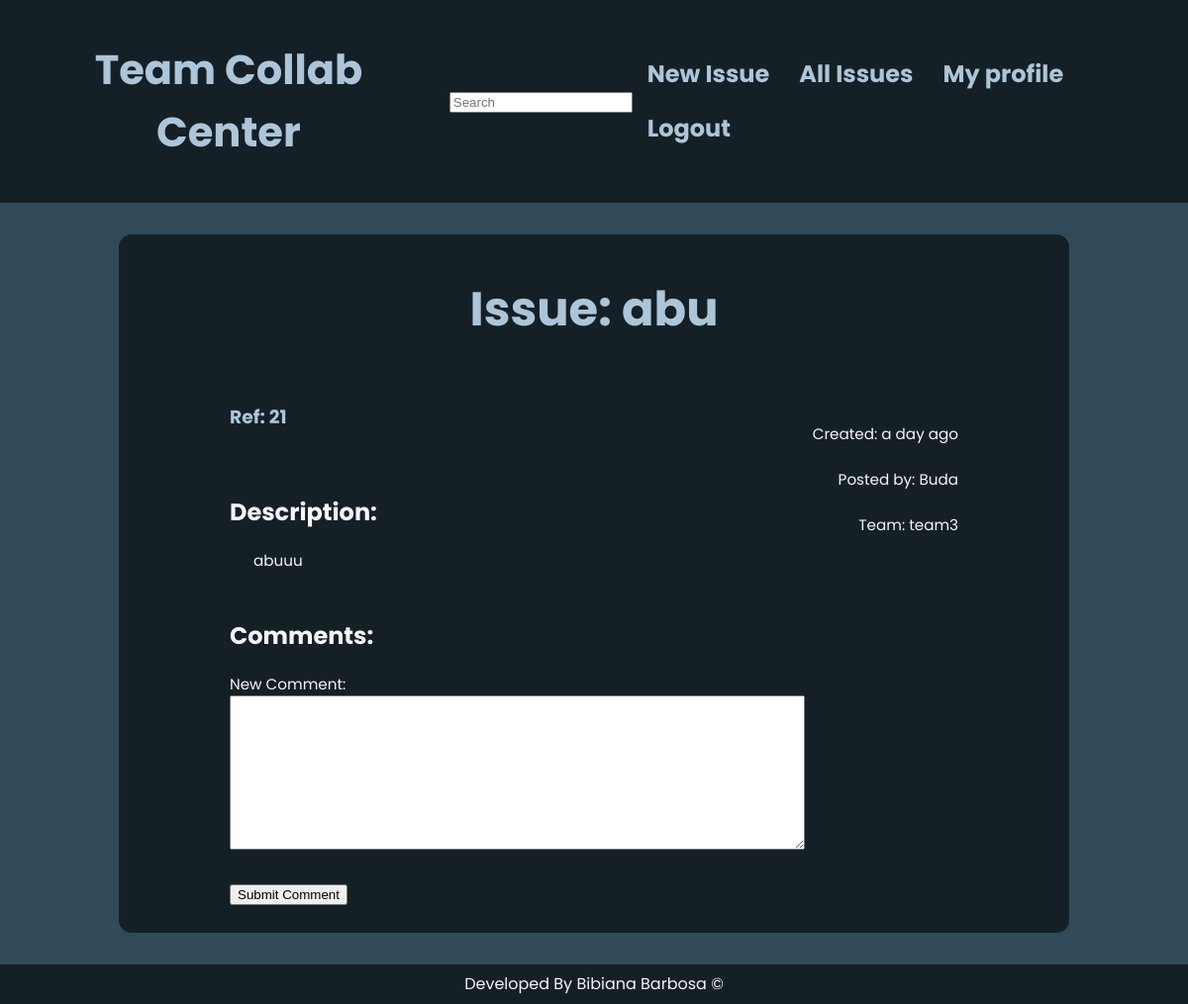
The page /post/21 (signed in) on the database as committed earlier.
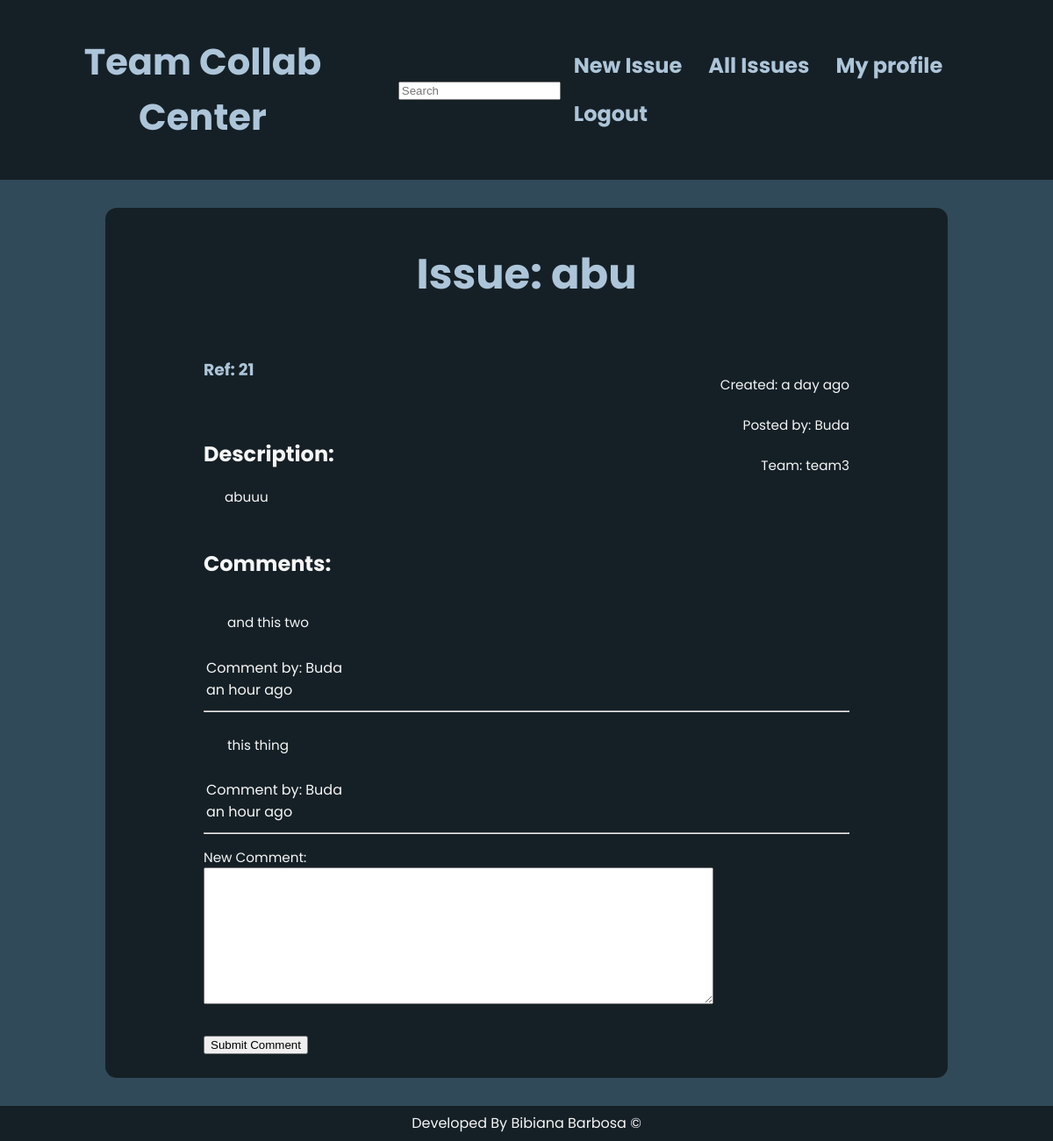
The same page on the database as committed later.
### app/models.py (models this page shows, shortened)
class SearchableMixin(object):
    @classmethod
    def before_commit(cls, session):
        session._changes = {
            'add': list(session.new),
            'update': list(session.dirty),
            'delete': list(session.deleted)
        }
    @classmethod
    def after_commit(cls, session):
        for obj in session._changes['add']:
            if isinstance(obj, SearchableMixin):
                add_to_index(obj.__tablename__, obj)
        for obj in session._changes['update']:
            if isinstance(obj, SearchableMixin):
                add_to_index(obj.__tablename__, obj)
        for obj in session._changes['delete']:
            if isinstance(obj, SearchableMixin):
                remove_from_index(obj.__tablename__, obj)
        session._changes = None

class Post(SearchableMixin, db.Model):
    __searchable__ = ['title', 'description', 'id', 'author']
    __tablename__='posts'
    id = db.Column(db.Integer, primary_key=True)
    title = db.Column(db.String(64))
    description = db.Column(db.String(1000))
    timestamp = db.Column(db.DateTime, index=True, default=datetime.utcnow)
    user_id = db.Column(db.Integer, db.ForeignKey('users.id'))
    team_id = db.Column(db.Integer, db.ForeignKey('teams.id'))
    comments = db.relationship('Comment', backref='comment_ticket', lazy='dynamic')

class User(UserMixin, db.Model):
    __tablename__='users'
    id = db.Column(db.Integer, primary_key=True)
    username = db.Column(db.String(64), index=True, unique=True)
    email = db.Column(db.String(120), index=True, unique=True)
    password_hash = db.Column(db.String(128))
    posts = db.relationship('Post', backref='author', lazy='dynamic')
    position_id = db.Column(db.Integer, db.ForeignKey('position.id'))
    about_me = db.Column(db.String(240))
    last_seen = db.Column(db.DateTime, default=datetime.utcnow)
    team_id = db.Column(db.Integer, db.ForeignKey('teams.id'))
    comments = db.relationship('Comment', backref='comment_author', lazy='dynamic')

class Team(db.Model):
    __tablename__='teams'
    id = db.Column(db.Integer, primary_key=True)
    name = db.Column(db.String(64), unique=True)
    members = db.relationship('User', backref='team_members')
    team_posts = db.relationship('Post', backref='team_posts')

class Comment(db.Model):
    __tablename__ = 'comments'
    id = db.Column(db.Integer, primary_key=True)
    body = db.Column(db.String(1000))
    timestamp = db.Column(db.DateTime, index=True, default=datetime.utcnow)
    author_id = db.Column(db.Integer, db.ForeignKey('users.id'))
    post_id = db.Column(db.Integer, db.ForeignKey('posts.id'))

### app/routes.py (the view, shortened to what this page needs)
@app.route('/post/<id>', methods=['GET', 'POST'])
@login_required
def post_view(id):
    form = CommentForm()
    comments = Comment.query.filter_by(post_id=id).order_by(Comment.timestamp.desc()).all()
    post = Post.query.filter_by(id=id).first_or_404()
    return render_template('post.html', post=post, title='post',
                            form=form, comments=comments)

### app/forms.py
class SearchForm(FlaskForm):
    q = StringField(('Search'), validators=[DataRequired()])
    def __init__(self, *args, **kwargs):
        if 'formdata' not in kwargs:
            kwargs['formdata'] = request.args
        if 'csrf_enabled' not in kwargs:
            kwargs['csrf_enabled'] = False
        super(SearchForm, self).__init__(*args, **kwargs)

class CommentForm(FlaskForm):
    body = TextAreaField('New Comment:', validators=[DataRequired(), Length(min=1, max=1000)])
    submit2 = SubmitField('Submit Comment')

### app/models.py (called while the page is built)
@login.user_loader
def load_user(id):
    return User.query.get(int(id))

### app/routes.py (called while the page is built)
@app.before_request
def before_request():
    if current_user.is_authenticated:
        current_user.last_seen = datetime.utcnow()
        db.session.commit()
        g.search_form = SearchForm()

### app/templates/post.html (shortened to what this page needs)
{% extends "base.html" %}
{% block content %}
<div class="post-wrapper">
        <h2 class="post-name">Issue: {{ post.title }}</h2>
        <div class="section-top">
            <div class="section-top-1">
                <h3>Ref: {{ post.id }}</h3>
                <br>
                <h2 class="description">Description:</h2>
                <p class="post-description">{{ post.description }}</p>
            </div>
            <div class="section-top-2">
                <p class="meta-data">
                    <br>Created: {{ moment(post.timestamp).fromNow() }}
                    <br>
                    <br>Posted by: {{ post.author.username }}
                    <br>
                    <br>Team: {{ post.team_posts.name }}
                </p>
            </div>
        </div>
    <div class="post-comments">
        <h2>Comments: </h2>
        {% for comment in comments %}
            <table>
                <tr valign="top">
                    <td>
                        <p class="comment-content">{{ comment.body }}</p>
                        Comment by: {{ comment.comment_author.username }} <br>
                        {{ moment(comment.timestamp).fromNow() }}
                    </td>
                </tr>
            </table>
            <hr>
        {% endfor %}
        <form action="" method="post">
            <p>
                {{ form.body.label }}<br>
                {{ form.body(cols=70, rows=10) }}<br>
            </p>
            <p>{{ form.submit2() }}</p>
        </form>
    </div>
</div>
{% endblock %}

### app/templates/base.html (shortened to what this page needs)
<!DOCTYPE html>
<html lang="en">
<head>
    <link rel="stylesheet" href="{{ url_for('static',filename='styles/base/style.css') }}">
</head>
<body>
    <header class="main-header">
        <h1 class="name"><a href="{{ url_for('index') }}">Team Collab Center</a></h1>
        {% if g.search_form %}
        <form class="navbar-form navbar-left" method="get"
                action="{{ url_for('search') }}">
            <div class="form-group">
                {{ g.search_form.q(size=20, class='form-control',
                    placeholder=g.search_form.q.label.text) }}
            </div>
        </form>
        {% endif %}
        <ul class="main-nav">
            {% if current_user.is_anonymous %}
            <li><a href="{{ url_for('login') }}">Login</a></li>
            {% else %}
            <li><a href="{{ url_for('create_issue') }}">New Issue</a></li>
            <li><a href="{{ url_for('explore') }}">All Issues</a></li>
            <li><a href="{{ url_for('user', username=current_user.username) }}">My profile</a></li>
            <li><a href="{{ url_for('logout') }}">Logout</a></li>
            {% endif %}
        </ul>
    </header>
    {% block content %}{% endblock %}
   <div class="fotter-main">
   <footer class="footer">Developed By Bibiana Barbosa &copy;</footer>
</div>
</body>
</html>

### app/static/styles/base/style.css (style rules this page uses)
@media (min-width: 769px) { .main-header, .main-nav { display: -webkit-box; display: -ms-flexbox; display: flex; } }
@media (min-width: 769px) { .main-header { -webkit-box-orient: vertical; -webkit-box-direction: normal; -ms-flex-direction: column; flex-direction: column; -webkit-box-align: center; -ms-flex-align: center; align-items: center; } }
@media (min-width: 1025px) { .main-header { -webkit-box-orient: horizontal; -webkit-box-direction: normal; -ms-flex-direction: row; flex-direction: row; -webkit-box-pack: justify; -ms-flex-pack: justify; justify-content: space-between; } }
.main-header { padding: .5rem; background: #152026; position: relative; border: none; }
.main-header .name a { text-align: center; display: block; padding: 10px 15px; color: #ADC5D9; text-decoration: none; font-weight: bold; font-size: 2.6rem; -webkit-transition: font-size 0.5s ease-in-out; transition: font-size 0.5s ease-in-out; }
.main-header .main-nav { display: -webkit-box; display: -ms-flexbox; display: flex; -webkit-box-orient: horizontal; -webkit-box-direction: normal; -ms-flex-direction: row; flex-direction: row; -ms-flex-wrap: wrap; flex-wrap: wrap; margin: 0; padding: 0; list-style: none; -webkit-box-align: initial; -ms-flex-align: initial; align-items: initial; }
.main-header .main-nav a { font-size: 1.5rem; text-align: center; display: block; padding: 10px 15px; color: #ADC5D9; font-weight: bold; text-decoration: none; -webkit-transition: font-size 0.5s ease-in-out; transition: font-size 0.5s ease-in-out; }
.post-wrapper { padding: 0 7rem; width: 80%; display: -webkit-box; display: -ms-flexbox; display: flex; margin: 2rem auto 2rem auto; -webkit-box-orient: vertical; -webkit-box-direction: normal; -ms-flex-direction: column; flex-direction: column; -ms-flex-line-pack: center; align-content: center; background-color: #152026; border-radius: 13px; }
.post-wrapper h3 { color: #ADC5D9; }
.post-name { color: #ADC5D9; text-align: center; font-size: 3rem; }
.section-top { display: -webkit-box; display: -ms-flexbox; display: flex; -webkit-box-orient: horizontal; -webkit-box-direction: normal; -ms-flex-direction: row; flex-direction: row; -webkit-box-pack: justify; -ms-flex-pack: justify; justify-content: space-between; }
.meta-data { text-align: right; }
.post-description { padding-left: 1.5rem; }
.comment-content { padding-left: 1.5rem; }
.footer { min-height: 5vh; background-color: #152026; width: 100%; margin: 0; display: -webkit-box; display: -ms-flexbox; display: flex; -webkit-box-pack: center; -ms-flex-pack: center; justify-content: center; -webkit-box-align: center; -ms-flex-align: center; align-items: center; -webkit-box-orient: horizontal; -webkit-box-direction: normal; -ms-flex-direction: row; flex-direction: row; position: relative; bottom: 0; left: 0; }
* { -webkit-box-sizing: border-box; box-sizing: border-box; }
body { font-family: 'Poppins', sans-serif; color: #F6F6F6; margin: 0; background-color: #314A59; }
body a { color: #ADC5D9; }
p { font-size: .95em; margin-bottom: 1.8em; }

Rows that differ between the two databases and show on the page:
added Comment: body "and this two", comment_author.username "Buda", timestamp "an hour ago"
added Comment: body "this thing", comment_author.username "Buda", timestamp "an hour ago"
